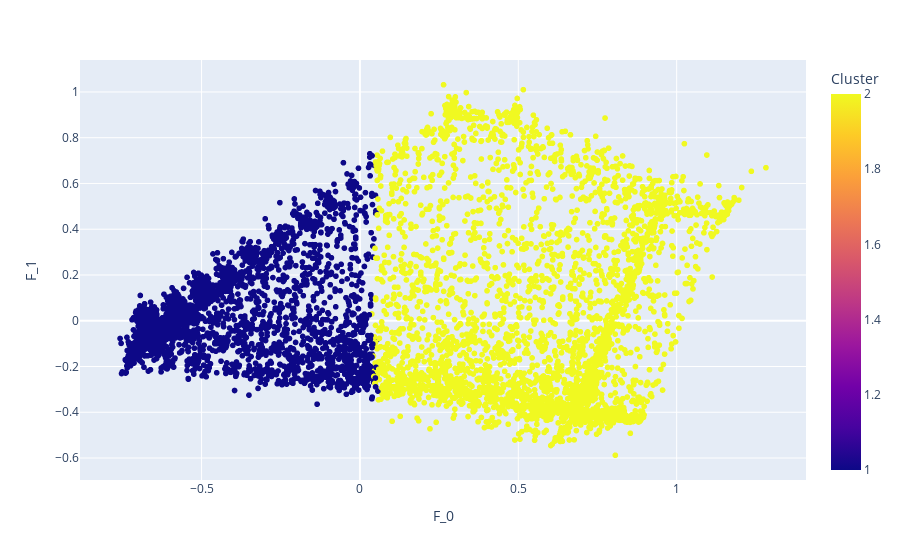

Here is the notebook cell this chart was saved with:
### Code cell
fig = px.scatter(pca_df, x="F_0", y="F_1", color="Cluster", hover_name="Cluster")
fig.show()

### Figure 1 — Plotly figure (JSON) as saved in the notebook; plotly's stock layout.template omitted (floating-point values rounded to 4 significant figures; data arrays with more than 128 entries replaced by an {"elided": "..."} marker saying what was removed)
{"data": [{"hovertemplate": "<b>%{hovertext}</b><br><br>F_0=%{x}<br>F_1=%{y}<br>Cluster=%{marker.color}<extra></extra>", "hovertext": {"elided": "8626 int values"}, "legendgroup": "", "marker": {"color": {"elided": "8626 int values"}, "coloraxis": "coloraxis", "symbol": "circle"}, "mode": "markers", "name": "", "showlegend": false, "type": "scattergl", "x": {"elided": "8626 float values"}, "xaxis": "x", "y": {"elided": "8626 float values"}, "yaxis": "y"}], "layout": {"coloraxis": {"colorbar": {"title": {"text": "Cluster"}}, "colorscale": [[0, "#0d0887"], [0.1111, "#46039f"], [0.2222, "#7201a8"], [0.3333, "#9c179e"], [0.4444, "#bd3786"], [0.5556, "#d8576b"], [0.6667, "#ed7953"], [0.7778, "#fb9f3a"], [0.8889, "#fdca26"], [1, "#f0f921"]]}, "legend": {"tracegroupgap": 0}, "margin": {"t": 60}, "xaxis": {"anchor": "y", "domain": [0, 1], "title": {"text": "F_0"}}, "yaxis": {"anchor": "x", "domain": [0, 1], "title": {"text": "F_1"}}}}
